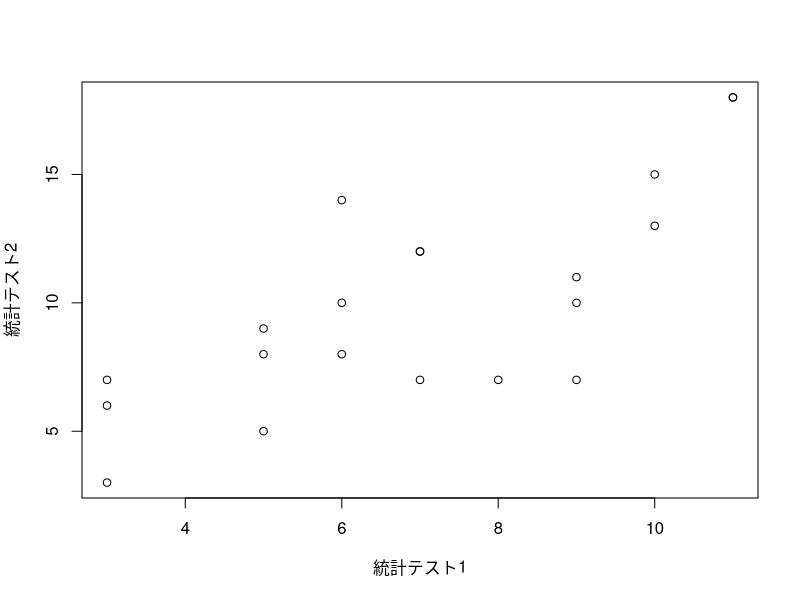
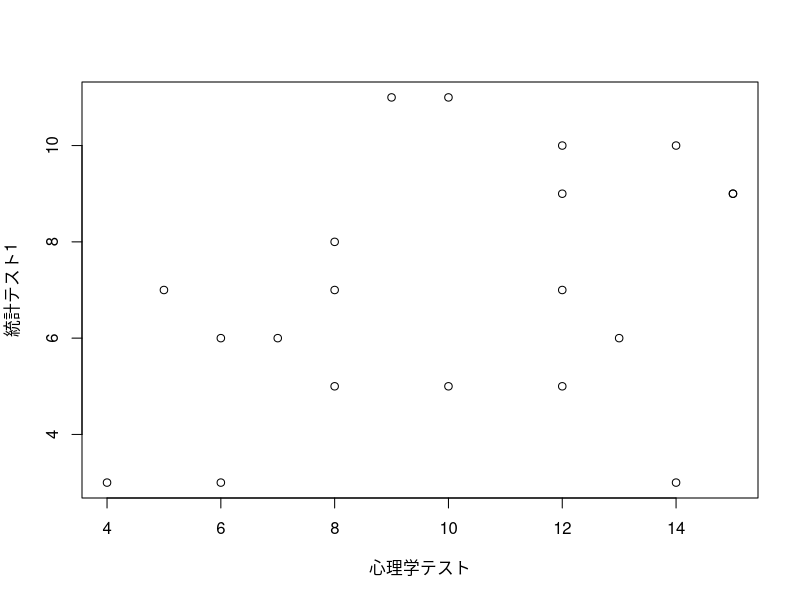

Generate these figures, in order, with R:
## ---- chunk 1
統計テスト1 <- c(6,10,6,10,5,3,5,9,3,3,11,6,11,9,7,5,8,7,7,9)
統計テスト2 <- c(10,13,8,15,8,6,9,10,7,3,18,14,18,11,12,5,7,12,7,7)
plot(統計テスト1, 統計テスト2)
## ---- chunk 2
心理学テスト <- c(13,14,7,12,10,6,8,15,4,14,9,6,10,12,5,12,8,8,12,15)
plot(心理学テスト, 統計テスト1)
## ---- chunk 3
統計テスト共分散 <- sum((統計テスト1 - mean(統計テスト1))*(統計テスト2 - mean(統計テスト2))) / length(統計テスト1)
print(統計テスト共分散)
## ---- chunk 4
cov(統計テスト1,統計テスト2)
## ---- chunk 5
身長m <- c(1.5,1.6,1.7,1.8,1.9)
体重 <- c(50,70,60,80,90)
cov(身長m, 体重)
# これに対して身長をcmにした場合
身長cm <- 身長m * 100
cov(身長cm, 体重)
## ---- chunk 6
cov(統計テスト1, 統計テスト2) / (sd(統計テスト1) * sd(統計テスト2))
## ---- chunk 7
cor(統計テスト1, 統計テスト2)
## ---- chunk 8
数学 <- c("嫌い","嫌い","好き","好き","嫌い","嫌い","嫌い","嫌い","嫌い", "好き","好き","嫌い","好き","嫌い","嫌い","好き","嫌い","嫌い","嫌い","嫌い")
統計 <- c("好き","好き","好き","好き","嫌い","嫌い","嫌い","嫌い","嫌い", "嫌い","好き","好き","好き","嫌い","好き","嫌い","嫌い","嫌い","嫌い","嫌い")
table(数学, 統計)
## ---- chunk 9
# それぞれ1か0に変換する
MathOneOrZero <- ifelse(数学 == "好き", 1 ,0 )
StatsOneOrZero <- ifelse(統計 == "好き", 1 ,0 )
cor(MathOneOrZero,StatsOneOrZero)
